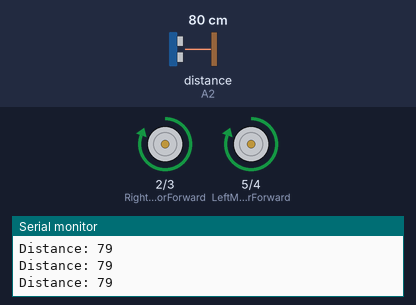
A sketch run on a simulated Arduino Uno, built with avr-gcc and run on an emulated ATmega328P. Parts: motor-driver pin pairs drawn as motors (green arrow = first pin HIGH = forward, orange = second pin HIGH = backward, longer = more drive), the last lines printed to the serial monitor. Wiring (inferred from the names in the program): ultrasonic range finder: trigger A1; echo A2. The test bench sets the inputs (shaded band); at power-on: distance to the obstacle (sensor on A2) 80 cm. The echo pulse lasts 58.3 µs per cm.

Above: at 1.2 s.
1.3 s: distance to the obstacle (sensor on A2) set to 23 cm
2.8 s: distance to the obstacle (sensor on A2) set to 19 cm
At 3.7 s:
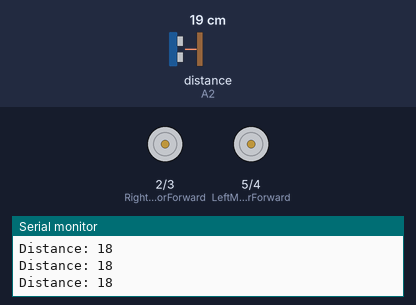
4.3 s: distance to the obstacle (sensor on A2) set to 35 cm
At 4.7 s:
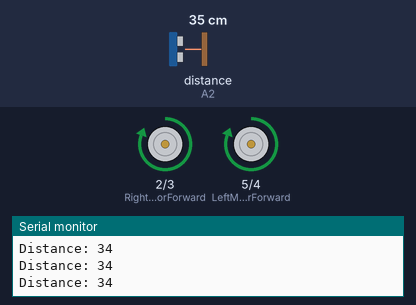
5.8 s: distance to the obstacle (sensor on A2) set to 4 cm
At 6.2 s:
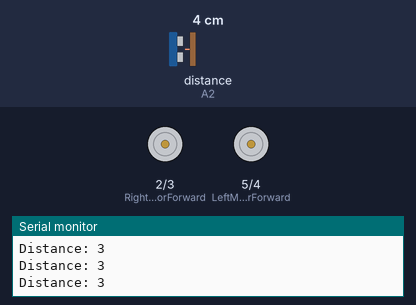
Timing chart, 0 to 8.3 s (numbered marks = the images above; inputs shaded):
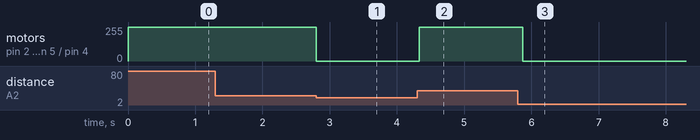

The sketch:

car.ino
```cpp
#include <Servo.h>          //Servo motor library. This is standard library //Robot Lk
#include <NewPing.h>        //Ultrasonic sensor function library. You must install this library //Robot Lk

const int LeftMotorForward = 5;
const int LeftMotorBackward = 4;
const int RightMotorForward = 2;
const int RightMotorBackward = 3;
const int enA = 0;
const int enB = 1;
//LED Robot Lk
/*const int ForwardLED = 8;
const int BackwardLED = 9;
const int LeftLED = 11;
const int RightLED = 12;
const int LeftSensorLED = 13;
const int RightSensorLED = 3;*/
//sensor pins
#define trig_pin A1 //analog input 1
#define echo_pin A2 //analog input 2


NewPing sonar(trig_pin, echo_pin); //sensor function
Servo servo_motor; //our servo name

//Robot Lk
const int maxSpeed = 255; // Максимальная скорость
const int halfSpeed = 50; // Половина максимальной скорости

void setup() {
  // Настройка пинов
  pinMode(trig_pin, OUTPUT);
  pinMode(echo_pin, INPUT);
  pinMode(enA, OUTPUT);
  pinMode(LeftMotorForward, OUTPUT);
  pinMode(LeftMotorBackward, OUTPUT);
  pinMode(enB, OUTPUT);
  pinMode(RightMotorForward, OUTPUT);
  pinMode(RightMotorBackward, OUTPUT);

  // Инициализация серийного порта для отладки
  Serial.begin(9600);
}

void loop() {
  // Измерение расстояния до препятствия
  long duration, distance;
  digitalWrite(trig_pin, LOW);
  delayMicroseconds(2);
  digitalWrite(trig_pin, HIGH);
  delayMicroseconds(10);
  digitalWrite(trig_pin, LOW);
  duration = pulseIn(echo_pin, HIGH);
  distance = (duration / 2) / 29.1; // Перевод в сантиметры

  Serial.print("Distance: ");
  Serial.println(distance);

  // Управление скоростью в зависимости от расстояния до препятствия
  if (distance > 100) {
    // Едем с максимальной скоростью
    analogWrite(enA, maxSpeed);
    analogWrite(enB, maxSpeed);
    digitalWrite(LeftMotorForward, HIGH);
    digitalWrite(LeftMotorBackward, LOW);
    digitalWrite(RightMotorForward, HIGH);
    digitalWrite(RightMotorBackward, LOW);
  } else if (distance > 20 && distance < 100) {
    // Едем с половинной скоростью
    analogWrite(enA, halfSpeed);
    analogWrite(enB, halfSpeed);
    digitalWrite(LeftMotorForward, HIGH);
    digitalWrite(LeftMotorBackward, LOW);
    digitalWrite(RightMotorForward, HIGH);
    digitalWrite(RightMotorBackward, LOW);
  } else {
    // Останавливаемся
    analogWrite(enA, 0);
    analogWrite(enB, 0);
     digitalWrite(LeftMotorForward, LOW);
    digitalWrite(LeftMotorBackward, LOW);
    digitalWrite(RightMotorForward, LOW);
    digitalWrite(RightMotorBackward, LOW);
  }

  // Небольшая задержка перед следующим измерением
  delay(100);
}
```

Measured:
- the behaviour switches between 22 and 21 cm on distance to the obstacle (sensor on A2) (found by bisection; images 0 and 1)
- after the input at 2.8 s, motor on pin 2 (RightMotorForward) / pin 3 (RightMotorBackward), motor on pin 5 (LeftMotorForward) / pin 4 (LeftMotorBackward): forward 255/255 → stopped at once
- after the input at 4.3 s, motor on pin 2 (RightMotorForward) / pin 3 (RightMotorBackward), motor on pin 5 (LeftMotorForward) / pin 4 (LeftMotorBackward): stopped → forward 255/255 at once
- after the input at 5.8 s, motor on pin 2 (RightMotorForward) / pin 3 (RightMotorBackward), motor on pin 5 (LeftMotorForward) / pin 4 (LeftMotorBackward): forward 255/255 → stopped after 0.07 s
